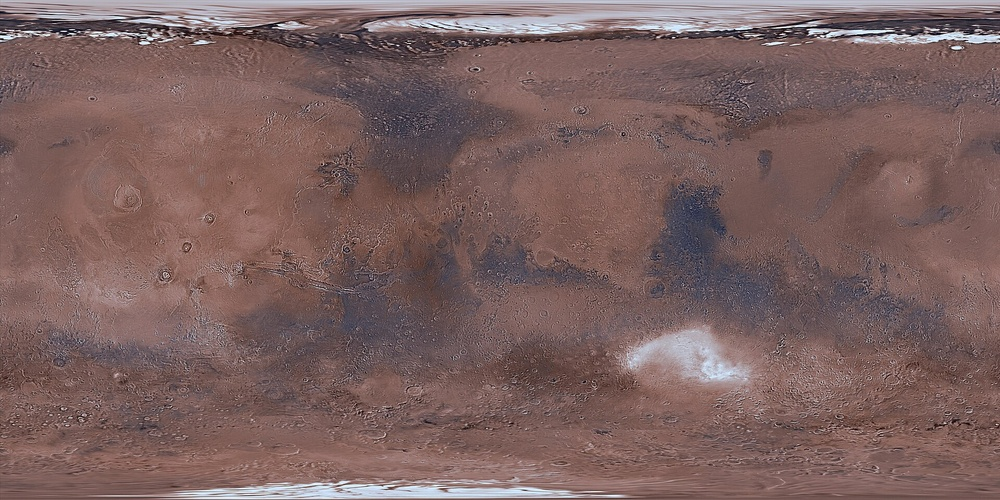
#> input picture assets-src/mars-mdim21.jpg, 1000 x 500 px, shrunk from 1920 x 960 before the run
$ python make-wide-bg.py ../assets-src/mars-mdim21.jpg ../assets-src/bg.png
#> lines starting #> are read from the running program, lines starting #| are printed output that depends on the picture; after the words box and inside, x2 and y2 are one past the last pixel; in counts of white or black regions, pixels touching at a corner belong together
import sys
from PIL import Image, ImageFilter, ImageChops

src, dst = sys.argv[1], sys.argv[2]
im = Image.open(src).convert("RGB")
#> im is the input picture: PIL image 1000x500 RGB; mean R, G, B 122.8, 97.3, 95.7
w, h = im.size
#> w = 1000; h = 500
blur = im.filter(ImageFilter.GaussianBlur(22))
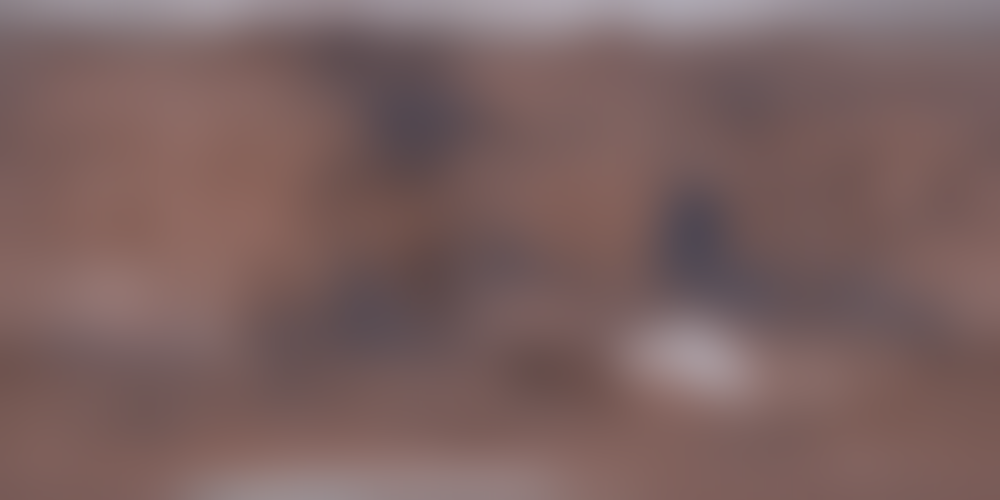
#> blur: PIL image 1000x500 RGB; mean R, G, B 122.8, 97.4, 95.8
mask = Image.new("L", im.size, 0)
#> mask: PIL image 1000x500 L; every value is 0
mask.paste(255, (int(w * 0.33), int(h * 0.2), int(w * 0.67), int(h * 0.78)))
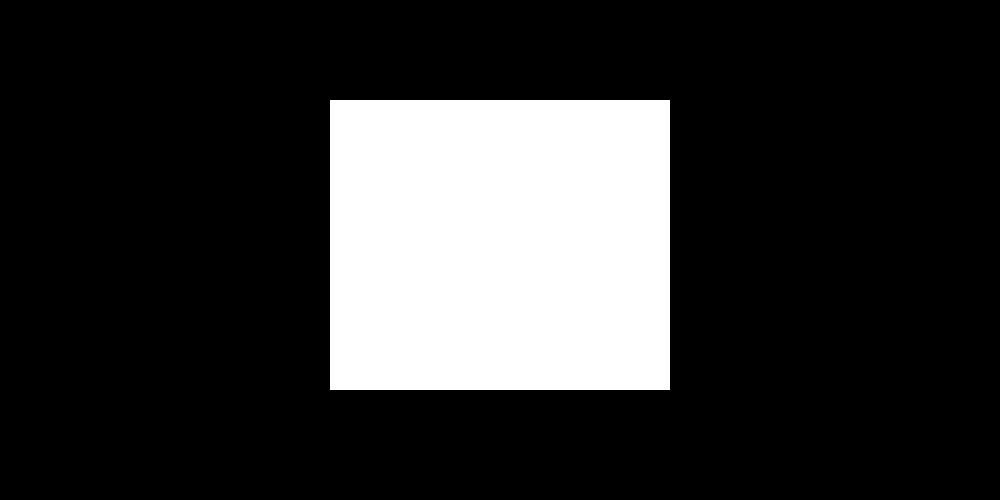
#> mask: PIL image 1000x500 L; 19.7% white; 1 white region, box (x1, y1, x2, y2) and area: (330, 100, 670, 390) 98600
mask = mask.filter(ImageFilter.GaussianBlur(26))
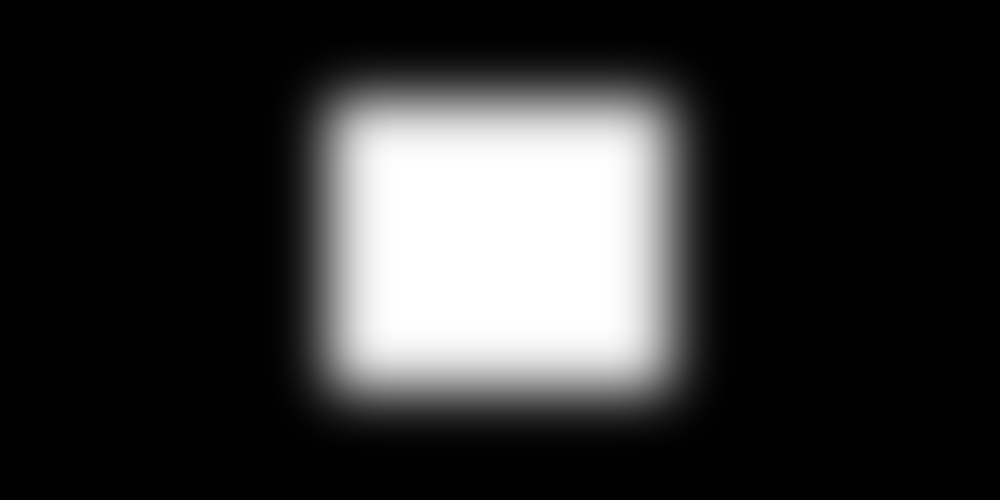
#> mask: PIL image 1000x500 L; min 0, max 255, mean 50.3
out = Image.composite(blur, im, mask)
out.save(dst, "WEBP", quality=82, method=6)
